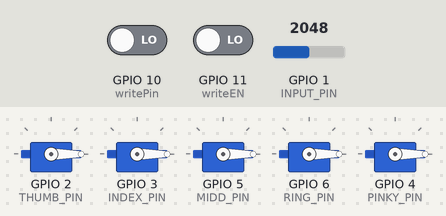
Bench run of a sketch on a simulated ESP32-S3. On the bench: 5 × servo. The inputs (shaded band) are chosen by the test bench; at power-on: GPIO 1 (INPUT_PIN) = 2048, GPIO 10 (writePin) LOW, GPIO 11 (writeEN) LOW. What the sketch prints to the serial monitor is not drawn.

Above: at 1.2 s.
1.3 s: GPIO 1 (INPUT_PIN) set to 3320
2.8 s: GPIO 1 (INPUT_PIN) set to 3432
4.3 s: GPIO 1 (INPUT_PIN) set to 2177
5.8 s: GPIO 1 (INPUT_PIN) set to 2057
7.3 s: GPIO 1 (INPUT_PIN) set to 3603
At 8.0 s:
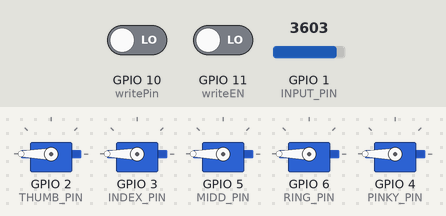
8.8 s: GPIO 1 (INPUT_PIN) set to 2318
10.3 s: GPIO 1 (INPUT_PIN) set to 2229
Timing chart, 0 to 12.8 s (numbered marks = the images above; inputs shaded):
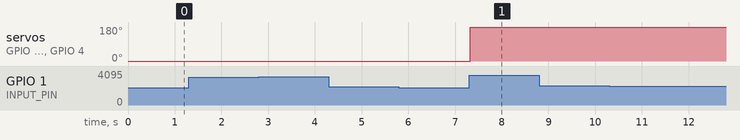

The sketch:

Prosthetic_hand.ino
```cpp
// Claw Controller - BioAmp EXG Pill
// Use for Bionic (wolverine) claw as well
// https://github.com/upsidedownlabs/BioAmp-EXG-Pill

// Upside Down Labs invests time and resources providing this open source code,
// please support Upside Down Labs and open-source hardware by purchasing
// products from Upside Down Labs!

// Copyright (c) 2021 - 2023 Upside Down Labs - contact@upsidedownlabs.tech

// Permission is hereby granted, free of charge, to any person obtaining a copy
// of this software and associated documentation files (the "Software"), to deal
// in the Software without restriction, including without limitation the rights
// to use, copy, modify, merge, publish, distribute, sublicense, and/or sell
// copies of the Software, and to permit persons to whom the Software is
// furnished to do so, subject to the following conditions:

// The above copyright notice and this permission notice shall be included in all
// copies or substantial portions of the Software.

// THE SOFTWARE IS PROVIDED "AS IS", WITHOUT WARRANTY OF ANY KIND, EXPRESS OR
// IMPLIED, INCLUDING BUT NOT LIMITED TO THE WARRANTIES OF MERCHANTABILITY,
// FITNESS FOR A PARTICULAR PURPOSE AND NONINFRINGEMENT. IN NO EVENT SHALL THE
// AUTHORS OR COPYRIGHT HOLDERS BE LIABLE FOR ANY CLAIM, DAMAGES OR OTHER
// LIABILITY, WHETHER IN AN ACTION OF CONTRACT, TORT OR OTHERWISE, ARISING FROM,
// OUT OF OR IN CONNECTION WITH THE SOFTWARE OR THE USE OR OTHER DEALINGS IN THE
// SOFTWARE.

#if defined(ESP32)
  // For ESP32 Servo library
  #include <ESP32Servo.h>
#else
  // Arduino Servo library
  #include <Servo.h>
#endif

// Samples per second
#define SAMPLE_RATE 500

// Make sure to set the same baud rate on your Serial Monitor/Plotter
#define BAUD_RATE 115200

// Change if not using A0 analog pin
#define INPUT_PIN A0

// envelopeee buffer size
// High value -> smooth but less responsive
// Low value -> not smooth but responsive
#define BUFFER_SIZE 64

// Initializing 5 servo fingers
Servo thumb;
Servo index;
Servo midd;
Servo ring;
Servo pinky;

// Servo pin (Change as per your connection)
#define THUMB_PIN 2
#define INDEX_PIN 3
#define MIDD_PIN 5
#define RING_PIN 6
#define PINKY_PIN 4

// Pin for writing
#define writePin 10
#define writeEN 11

// EMG Threshold value, different for each user
// Check by plotting EMG envelopee data on Serial plotter
#define EMG_THRESHOLD 60

// Servo open & close angles
#define SERVO_OPEN 0
#define SERVO_CLOSE 180

// EMG Envelope baseline value
// Minimum value without flexing hand
#define EMG_ENVELOPE_BASELINE 4

// EMG Envelope divider
// Minimum value increase required to turn on a single LED
#define EMG_ENVELOPE_DIVIDER 4


Servo servo;
// Servo toggle flag
bool flag = 0;
// Last gesture timestamp
unsigned long lastGestureTime = 0;
// Delay between two actions
unsigned long gestureDelay = 240;

int circular_buffer[BUFFER_SIZE];
int data_index, sum;

// Muscle BioAmp Shield v0.3 LED pin numbers in-order
// int led_bar[] = {8, 9, 10, 11, 12, 13};
// int total_leds = sizeof(led_bar) / sizeof(led_bar[0]);

void setup() {
  // Serial connection begin
  Serial.begin(BAUD_RATE);
  // Initialize all the led_bar
    // for (int i = 0; i < total_leds; i++) {
    //   pinMode(led_bar[i], OUTPUT);
    // }
    pinMode(writePin,INPUT);
    pinMode(writeEN,INPUT);

   thumb.attach(THUMB_PIN);
   thumb.write(0);
   index.attach(INDEX_PIN);
   index.write(0);
   midd.attach(MIDD_PIN);
   midd.write(0);
   ring.attach(RING_PIN);
   ring.write(0);
   pinky.attach(PINKY_PIN);
   pinky.write(0);
}

void loop() {
  // Calculate elapsed time
  static unsigned long past = 0;
  unsigned long present = micros();
  unsigned long interval = present - past;
  past = present;

  // Run timer
  static long timer = 0;
  timer -= interval;

  // Sample and get envelope
  if(timer < 0) {
    timer += 1000000 / SAMPLE_RATE;

    // RAW EMG Values
    int sensor_value = analogRead(INPUT_PIN);

    // Filtered EMG
    int signal = EMGFilter(sensor_value);

    // EMG envelopee
    int envelope = getEnvelope(abs(signal));


    int writePin_value=digitalRead(writePin);
    int write_value=digitalRead(writeEN);


      if(envelope > EMG_THRESHOLD) {
        if((millis() - lastGestureTime) > gestureDelay){
        if(flag == 1){
          ring.write(0);
          thumb.write(0);
          index.write(0);
          midd.write(0);
          pinky.write(0);

          flag = 0;
          lastGestureTime = millis();
          delay(100);
        }
        else {
          // Close all servos
          ring.write(180);
          thumb.write(180);
          index.write(180);
          midd.write(180);
          pinky.write(180);
          flag = 1;
          lastGestureTime = millis();
          delay(100);
        }
        }
      }


    Serial.print(signal);
    Serial.print(",");
    Serial.println(envelope);
    // Serial.print(",");
    // Serial.println(EMG_THRESHOLD);
    // Serial.print("\n ");

  }
}

// envelope detection algorithm
int getEnvelope(int abs_emg){
  sum -= circular_buffer[data_index];
  sum += abs_emg;
  circular_buffer[data_index] = abs_emg;
  data_index = (data_index + 1) % BUFFER_SIZE;
  return (sum/BUFFER_SIZE) * 2;
}

// Band-Pass Butterworth IIR digital filter, generated using filter_gen.py.
// Sampling rate: 500.0 Hz, frequency: [74.5, 149.5] Hz.
// Filter is order 4, implemented as second-order sections (biquads).
// Reference:
// https://docs.scipy.org/doc/scipy/reference/generated/scipy.signal.butter.html
// https://courses.ideate.cmu.edu/16-223/f2020/Arduino/FilterDemos/filter_gen.py
float EMGFilter(float input)
{
  float output = input;
  {
    static float z1, z2; // filter section state
    float x = output - 0.05159732*z1 - 0.36347401*z2;
    output = 0.01856301*x + 0.03712602*z1 + 0.01856301*z2;
    z2 = z1;
    z1 = x;
  }
  {
    static float z1, z2; // filter section state
    float x = output - -0.53945795*z1 - 0.39764934*z2;
    output = 1.00000000*x + -2.00000000*z1 + 1.00000000*z2;
    z2 = z1;
    z1 = x;
  }
  {
    static float z1, z2; // filter section state
    float x = output - 0.47319594*z1 - 0.70744137*z2;
    output = 1.00000000*x + 2.00000000*z1 + 1.00000000*z2;
    z2 = z1;
    z1 = x;
  }
  {
    static float z1, z2; // filter section state
    float x = output - -1.00211112*z1 - 0.74520226*z2;
    output = 1.00000000*x + -2.00000000*z1 + 1.00000000*z2;
    z2 = z1;
    z1 = x;
  }
  return output;
}
```

Measured:
- after the input at 7.3 s, servo on GPIO 2 (THUMB_PIN), servo on GPIO 3 (INDEX_PIN), servo on GPIO 5 (MIDD_PIN), servo on GPIO 6 (RING_PIN), servo on GPIO 4 (PINKY_PIN): 0° → 180° at once
